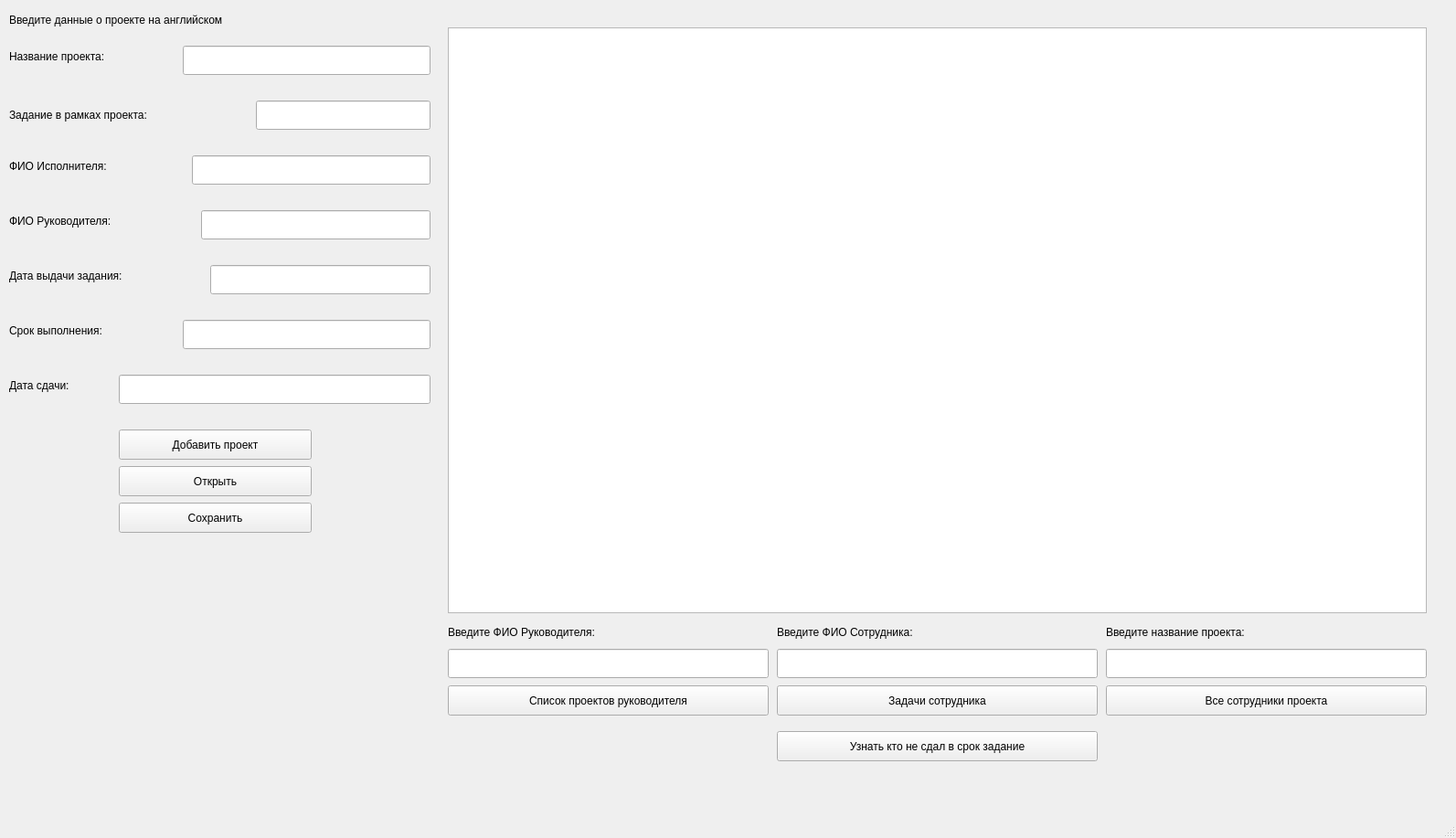
<?xml version="1.0" encoding="UTF-8"?>
<ui version="4.0">
 <class>MainWindow</class>
 <widget class="QMainWindow" name="MainWindow">
  <property name="geometry">
   <rect>
    <x>0</x>
    <y>0</y>
    <width>1593</width>
    <height>917</height>
   </rect>
  </property>
  <property name="windowTitle">
   <string>MainWindow</string>
  </property>
  <widget class="QWidget" name="centralwidget">
   <widget class="QPushButton" name="ButtonAddProject">
    <property name="geometry">
     <rect>
      <x>130</x>
      <y>470</y>
      <width>211</width>
      <height>33</height>
     </rect>
    </property>
    <property name="text">
     <string>Добавить проект</string>
    </property>
   </widget>
   <widget class="QPushButton" name="ButtonOverdue">
    <property name="geometry">
     <rect>
      <x>850</x>
      <y>800</y>
      <width>351</width>
      <height>33</height>
     </rect>
    </property>
    <property name="text">
     <string>Узнать кто не сдал в срок задание</string>
    </property>
   </widget>
   <widget class="QListWidget" name="listProjects">
    <property name="geometry">
     <rect>
      <x>490</x>
      <y>30</y>
      <width>1071</width>
      <height>641</height>
     </rect>
    </property>
   </widget>
   <widget class="QLabel" name="labelNameExecutor">
    <property name="geometry">
     <rect>
      <x>10</x>
      <y>170</y>
      <width>191</width>
      <height>24</height>
     </rect>
    </property>
    <property name="text">
     <string>ФИО Исполнителя:</string>
    </property>
   </widget>
   <widget class="QLabel" name="labelNameProject">
    <property name="geometry">
     <rect>
      <x>10</x>
      <y>50</y>
      <width>191</width>
      <height>24</height>
     </rect>
    </property>
    <property name="text">
     <string>Название проекта:</string>
    </property>
   </widget>
   <widget class="QLabel" name="labelTermTask">
    <property name="geometry">
     <rect>
      <x>10</x>
      <y>350</y>
      <width>191</width>
      <height>24</height>
     </rect>
    </property>
    <property name="text">
     <string>Срок выполнения:</string>
    </property>
   </widget>
   <widget class="QLabel" name="labelDateIssuingTask">
    <property name="geometry">
     <rect>
      <x>10</x>
      <y>290</y>
      <width>221</width>
      <height>24</height>
     </rect>
    </property>
    <property name="text">
     <string>Дата выдачи задания:</string>
    </property>
   </widget>
   <widget class="QLabel" name="labelNameSupervisor">
    <property name="geometry">
     <rect>
      <x>10</x>
      <y>230</y>
      <width>201</width>
      <height>24</height>
     </rect>
    </property>
    <property name="text">
     <string>ФИО Руководителя:</string>
    </property>
   </widget>
   <widget class="QLabel" name="labelTaskProject">
    <property name="geometry">
     <rect>
      <x>10</x>
      <y>110</y>
      <width>271</width>
      <height>31</height>
     </rect>
    </property>
    <property name="text">
     <string>Задание в рамках проекта:</string>
    </property>
   </widget>
   <widget class="QLineEdit" name="lineNameProject">
    <property name="geometry">
     <rect>
      <x>200</x>
      <y>50</y>
      <width>271</width>
      <height>32</height>
     </rect>
    </property>
   </widget>
   <widget class="QLineEdit" name="lineTaskProject">
    <property name="geometry">
     <rect>
      <x>280</x>
      <y>110</y>
      <width>191</width>
      <height>32</height>
     </rect>
    </property>
   </widget>
   <widget class="QLineEdit" name="lineNameExecutor">
    <property name="geometry">
     <rect>
      <x>210</x>
      <y>170</y>
      <width>261</width>
      <height>32</height>
     </rect>
    </property>
   </widget>
   <widget class="QLineEdit" name="lineNameSupervisor">
    <property name="geometry">
     <rect>
      <x>220</x>
      <y>230</y>
      <width>251</width>
      <height>32</height>
     </rect>
    </property>
   </widget>
   <widget class="QLineEdit" name="lineDateIssuingTask">
    <property name="geometry">
     <rect>
      <x>230</x>
      <y>290</y>
      <width>241</width>
      <height>32</height>
     </rect>
    </property>
   </widget>
   <widget class="QLineEdit" name="lineTermTask">
    <property name="geometry">
     <rect>
      <x>200</x>
      <y>350</y>
      <width>271</width>
      <height>32</height>
     </rect>
    </property>
   </widget>
   <widget class="QLabel" name="labelDateHandingTask">
    <property name="geometry">
     <rect>
      <x>10</x>
      <y>410</y>
      <width>121</width>
      <height>24</height>
     </rect>
    </property>
    <property name="text">
     <string>Дата сдачи:</string>
    </property>
   </widget>
   <widget class="QLineEdit" name="lineDateHandingTask">
    <property name="geometry">
     <rect>
      <x>130</x>
      <y>410</y>
      <width>341</width>
      <height>32</height>
     </rect>
    </property>
   </widget>
   <widget class="QPushButton" name="ButtonTaskExecutor">
    <property name="geometry">
     <rect>
      <x>850</x>
      <y>750</y>
      <width>351</width>
      <height>33</height>
     </rect>
    </property>
    <property name="text">
     <string>Задaчи сотрудника</string>
    </property>
   </widget>
   <widget class="QPushButton" name="ButtonExecutorsProject">
    <property name="geometry">
     <rect>
      <x>1210</x>
      <y>750</y>
      <width>351</width>
      <height>33</height>
     </rect>
    </property>
    <property name="text">
     <string>Все сотрудники проекта</string>
    </property>
   </widget>
   <widget class="QPushButton" name="ButtonListSupervisor">
    <property name="geometry">
     <rect>
      <x>490</x>
      <y>750</y>
      <width>351</width>
      <height>33</height>
     </rect>
    </property>
    <property name="text">
     <string>Список проектов руководителя</string>
    </property>
   </widget>
   <widget class="QLineEdit" name="lineListSupervisor">
    <property name="geometry">
     <rect>
      <x>490</x>
      <y>710</y>
      <width>351</width>
      <height>32</height>
     </rect>
    </property>
   </widget>
   <widget class="QLabel" name="labelInputNameSupervisor">
    <property name="geometry">
     <rect>
      <x>490</x>
      <y>680</y>
      <width>291</width>
      <height>24</height>
     </rect>
    </property>
    <property name="text">
     <string>Введите ФИО Руководителя:</string>
    </property>
   </widget>
   <widget class="QLineEdit" name="lineListTaskExecutor">
    <property name="geometry">
     <rect>
      <x>850</x>
      <y>710</y>
      <width>351</width>
      <height>32</height>
     </rect>
    </property>
   </widget>
   <widget class="QLineEdit" name="lineListExecutorProject">
    <property name="geometry">
     <rect>
      <x>1210</x>
      <y>710</y>
      <width>351</width>
      <height>32</height>
     </rect>
    </property>
   </widget>
   <widget class="QLabel" name="labelInputNameExecutor">
    <property name="geometry">
     <rect>
      <x>850</x>
      <y>680</y>
      <width>271</width>
      <height>24</height>
     </rect>
    </property>
    <property name="text">
     <string>Введите ФИО Сотрудника:</string>
    </property>
   </widget>
   <widget class="QLabel" name="labelInputNameTask">
    <property name="geometry">
     <rect>
      <x>1210</x>
      <y>680</y>
      <width>271</width>
      <height>24</height>
     </rect>
    </property>
    <property name="text">
     <string>Введите название проекта:</string>
    </property>
   </widget>
   <widget class="QPushButton" name="ButtonOpenFile">
    <property name="geometry">
     <rect>
      <x>130</x>
      <y>510</y>
      <width>211</width>
      <height>33</height>
     </rect>
    </property>
    <property name="text">
     <string>Открыть</string>
    </property>
   </widget>
   <widget class="QPushButton" name="ButtonSaveFile">
    <property name="geometry">
     <rect>
      <x>130</x>
      <y>550</y>
      <width>211</width>
      <height>33</height>
     </rect>
    </property>
    <property name="text">
     <string>Сохранить</string>
    </property>
   </widget>
   <widget class="QLabel" name="label">
    <property name="geometry">
     <rect>
      <x>10</x>
      <y>10</y>
      <width>371</width>
      <height>24</height>
     </rect>
    </property>
    <property name="text">
     <string>Введите данные о проекте на английском</string>
    </property>
   </widget>
  </widget>
  <widget class="QMenuBar" name="menubar">
   <property name="geometry">
    <rect>
     <x>0</x>
     <y>0</y>
     <width>1593</width>
     <height>29</height>
    </rect>
   </property>
  </widget>
  <widget class="QStatusBar" name="statusbar"/>
 </widget>
 <resources/>
 <connections/>
</ui>
